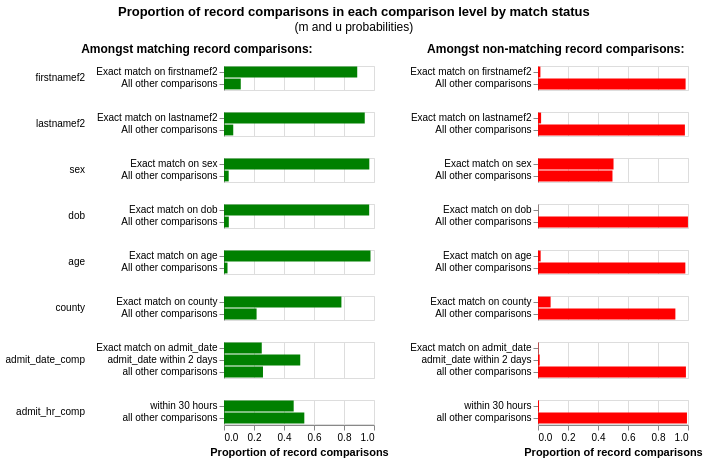

The notebook cell this image was saved under:
### Code cell
linker.visualisations.m_u_parameters_chart()

### Figure 1 — Vega-Lite specification as saved in the notebook (floating-point values rounded to 4 significant figures)
{"config": {"view": {"continuousWidth": 300, "continuousHeight": 300, "discreteHeight": 300, "discreteWidth": 400}, "header": {"title": null}, "title": {"anchor": "middle", "offset": 10}}, "hconcat": [{"mark": "bar", "encoding": {"color": {"value": "green"}, "row": {"field": "comparison_name", "header": {"labelAlign": "left", "labelAnchor": "middle", "labelAngle": 0}, "sort": {"field": "comparison_sort_order"}, "type": "nominal"}, "tooltip": [{"field": "comparison_name", "title": "Comparison name", "type": "nominal"}, {"field": "label_for_charts", "title": "Label", "type": "ordinal"}, {"field": "sql_condition", "title": "SQL condition", "type": "nominal"}, {"field": "m_probability", "format": ".10~g", "title": "M probability", "type": "quantitative"}, {"field": "u_probability", "format": ".10~g", "title": "U probability", "type": "quantitative"}, {"field": "bayes_factor", "format": ",.6f", "title": "Bayes factor = m/u", "type": "quantitative"}, {"field": "log2_bayes_factor", "format": ".4~g", "title": "Match weight = log2(m/u)", "type": "quantitative"}, {"field": "bayes_factor_description", "title": "Match weight description", "type": "nominal"}, {"field": "m_probability_description", "title": "m probability description", "type": "nominal"}, {"field": "u_probability_description", "title": "u probability description", "type": "nominal"}], "x": {"axis": {"title": "Proportion of record comparisons"}, "field": "m_probability", "type": "quantitative"}, "y": {"axis": {"title": null}, "field": "label_for_charts", "sort": {"field": "comparison_vector_value", "order": "descending"}, "type": "nominal"}}, "height": {"step": 12}, "resolve": {"scale": {"y": "independent"}}, "title": {"text": "Amongst matching record comparisons:", "fontSize": 12, "fontWeight": "bold"}, "transform": [{"filter": "(datum.bayes_factor != 'no-op filter due to vega lite issue 4680')"}], "width": 150}, {"mark": "bar", "encoding": {"color": {"value": "red"}, "row": {"field": "comparison_name", "header": {"labels": false}, "sort": {"field": "comparison_sort_order"}, "type": "nominal"}, "tooltip": [{"field": "comparison_name", "title": "Comparison name", "type": "nominal"}, {"field": "label_for_charts", "title": "Label", "type": "ordinal"}, {"field": "sql_condition", "title": "SQL condition", "type": "nominal"}, {"field": "m_probability", "format": ".10~g", "title": "M probability", "type": "quantitative"}, {"field": "u_probability", "format": ".10~g", "title": "U probability", "type": "quantitative"}, {"field": "bayes_factor", "format": ",.6f", "title": "Bayes factor = m/u", "type": "quantitative"}, {"field": "log2_bayes_factor", "format": ".4~g", "title": "Match weight = log2(m/u)", "type": "quantitative"}, {"field": "bayes_factor_description", "title": "Match weight description", "type": "nominal"}, {"field": "m_probability_description", "title": "m probability description", "type": "nominal"}, {"field": "u_probability_description", "title": "u probability description", "type": "nominal"}], "x": {"axis": {"title": "Proportion of record comparisons"}, "field": "u_probability", "type": "quantitative"}, "y": {"axis": {"title": null}, "field": "label_for_charts", "sort": {"field": "comparison_vector_value", "order": "descending"}, "type": "nominal"}}, "height": {"step": 12}, "resolve": {"scale": {"y": "independent"}}, "title": {"text": "Amongst non-matching record comparisons:", "fontSize": 12, "fontWeight": "bold"}, "transform": [{"filter": "(datum.bayes_factor != 'no-op filter2 due to vega lite issue 4680')"}], "width": 150}], "data": {"name": "data-0f57c2a99475a81bbe3536251385e614"}, "title": {"text": "Proportion of record comparisons in each comparison level by match status", "subtitle": "(m and u probabilities)"}, "$schema": "https://vega.github.io/schema/vega-lite/v5.9.3.json", "datasets": {"data-0f57c2a99475a81bbe3536251385e614": [{"comparison_name": "firstnamef2", "sql_condition": "\"firstnamef2_l\" = \"firstnamef2_r\"", "label_for_charts": "Exact match on firstnamef2", "m_probability": 0.8882, "u_probability": 0.01601, "m_probability_description": "Amongst matching record comparisons, 88.82% of records (i.e. one in 1.126) are in the exact match on firstnamef2 comparison level", "u_probability_description": "Amongst non-matching record comparisons, 1.601% of records (i.e. one in 62.45) are in the exact match on firstnamef2 comparison level", "has_tf_adjustments": false, "tf_adjustment_column": null, "tf_adjustment_weight": 1.0, "is_null_level": false, "bayes_factor": 55.46, "log2_bayes_factor": 5.794, "comparison_vector_value": 1, "max_comparison_vector_value": 1, "bayes_factor_description": "If comparison level is `exact match on firstnamef2` then comparison is 55.46 times more likely to be a match", "probability_two_random_records_match": 0.0008712, "comparison_sort_order": 0}, {"comparison_name": "firstnamef2", "sql_condition": "ELSE", "label_for_charts": "All other comparisons", "m_probability": 0.1118, "u_probability": 0.984, "m_probability_description": "Amongst matching record comparisons, 11.18% of records (i.e. one in 8.945) are in the all other comparisons comparison level", "u_probability_description": "Amongst non-matching record comparisons, 98.4% of records (i.e. one in 1.016) are in the all other comparisons comparison level", "has_tf_adjustments": false, "tf_adjustment_column": null, "tf_adjustment_weight": 1.0, "is_null_level": false, "bayes_factor": 0.1136, "log2_bayes_factor": -3.138, "comparison_vector_value": 0, "max_comparison_vector_value": 1, "bayes_factor_description": "If comparison level is `all other comparisons` then comparison is 8.802 times less likely to be a match", "probability_two_random_records_match": 0.0008712, "comparison_sort_order": 0}, {"comparison_name": "lastnamef2", "sql_condition": "\"lastnamef2_l\" = \"lastnamef2_r\"", "label_for_charts": "Exact match on lastnamef2", "m_probability": 0.9383, "u_probability": 0.0207, "m_probability_description": "Amongst matching record comparisons, 93.83% of records (i.e. one in 1.066) are in the exact match on lastnamef2 comparison level", "u_probability_description": "Amongst non-matching record comparisons, 2.07% of records (i.e. one in 48.32) are in the exact match on lastnamef2 comparison level", "has_tf_adjustments": false, "tf_adjustment_column": null, "tf_adjustment_weight": 1.0, "is_null_level": false, "bayes_factor": 45.34, "log2_bayes_factor": 5.503, "comparison_vector_value": 1, "max_comparison_vector_value": 1, "bayes_factor_description": "If comparison level is `exact match on lastnamef2` then comparison is 45.34 times more likely to be a match", "probability_two_random_records_match": 0.0008712, "comparison_sort_order": 1}, {"comparison_name": "lastnamef2", "sql_condition": "ELSE", "label_for_charts": "All other comparisons", "m_probability": 0.06166, "u_probability": 0.9793, "m_probability_description": "Amongst matching record comparisons, 6.166% of records (i.e. one in 16.22) are in the all other comparisons comparison level", "u_probability_description": "Amongst non-matching record comparisons, 97.93% of records (i.e. one in 1.021) are in the all other comparisons comparison level", "has_tf_adjustments": false, "tf_adjustment_column": null, "tf_adjustment_weight": 1.0, "is_null_level": false, "bayes_factor": 0.06297, "log2_bayes_factor": -3.989, "comparison_vector_value": 0, "max_comparison_vector_value": 1, "bayes_factor_description": "If comparison level is `all other comparisons` then comparison is 15.88 times less likely to be a match", "probability_two_random_records_match": 0.0008712, "comparison_sort_order": 1}, {"comparison_name": "sex", "sql_condition": "\"sex_l\" = \"sex_r\"", "label_for_charts": "Exact match on sex", "m_probability": 0.9687, "u_probability": 0.5035, "m_probability_description": "Amongst matching record comparisons, 96.87% of records (i.e. one in 1.032) are in the exact match on sex comparison level", "u_probability_description": "Amongst non-matching record comparisons, 50.35% of records (i.e. one in 1.986) are in the exact match on sex comparison level", "has_tf_adjustments": false, "tf_adjustment_column": null, "tf_adjustment_weight": 1.0, "is_null_level": false, "bayes_factor": 1.924, "log2_bayes_factor": 0.9441, "comparison_vector_value": 1, "max_comparison_vector_value": 1, "bayes_factor_description": "If comparison level is `exact match on sex` then comparison is 1.924 times more likely to be a match", "probability_two_random_records_match": 0.0008712, "comparison_sort_order": 2}, {"comparison_name": "sex", "sql_condition": "ELSE", "label_for_charts": "All other comparisons", "m_probability": 0.03127, "u_probability": 0.4965, "m_probability_description": "Amongst matching record comparisons, 3.127% of records (i.e. one in 31.98) are in the all other comparisons comparison level", "u_probability_description": "Amongst non-matching record comparisons, 49.65% of records (i.e. one in 2.014) are in the all other comparisons comparison level", "has_tf_adjustments": false, "tf_adjustment_column": null, "tf_adjustment_weight": 1.0, "is_null_level": false, "bayes_factor": 0.06298, "log2_bayes_factor": -3.989, "comparison_vector_value": 0, "max_comparison_vector_value": 1, "bayes_factor_description": "If comparison level is `all other comparisons` then comparison is 15.88 times less likely to be a match", "probability_two_random_records_match": 0.0008712, "comparison_sort_order": 2}, {"comparison_name": "dob", "sql_condition": "\"dob_l\" = \"dob_r\"", "label_for_charts": "Exact match on dob", "m_probability": 0.9679, "u_probability": 0.0004052, "m_probability_description": "Amongst matching record comparisons, 96.79% of records (i.e. one in 1.033) are in the exact match on dob comparison level", "u_probability_description": "Amongst non-matching record comparisons, 0.04052% of records (i.e. one in 2,468) are in the exact match on dob comparison level", "has_tf_adjustments": false, "tf_adjustment_column": null, "tf_adjustment_weight": 1.0, "is_null_level": false, "bayes_factor": 2389.0, "log2_bayes_factor": 11.22, "comparison_vector_value": 1, "max_comparison_vector_value": 1, "bayes_factor_description": "If comparison level is `exact match on dob` then comparison is 2,389 times more likely to be a match", "probability_two_random_records_match": 0.0008712, "comparison_sort_order": 3}, {"comparison_name": "dob", "sql_condition": "ELSE", "label_for_charts": "All other comparisons", "m_probability": 0.03208, "u_probability": 0.9996, "m_probability_description": "Amongst matching record comparisons, 3.208% of records (i.e. one in 31.18) are in the all other comparisons comparison level", "u_probability_description": "Amongst non-matching record comparisons, 99.96% of records (i.e. one in 1) are in the all other comparisons comparison level", "has_tf_adjustments": false, "tf_adjustment_column": null, "tf_adjustment_weight": 1.0, "is_null_level": false, "bayes_factor": 0.03209, "log2_bayes_factor": -4.962, "comparison_vector_value": 0, "max_comparison_vector_value": 1, "bayes_factor_description": "If comparison level is `all other comparisons` then comparison is 31.16 times less likely to be a match", "probability_two_random_records_match": 0.0008712, "comparison_sort_order": 3}, {"comparison_name": "age", "sql_condition": "\"age_l\" = \"age_r\"", "label_for_charts": "Exact match on age", "m_probability": 0.9766, "u_probability": 0.01771, "m_probability_description": "Amongst matching record comparisons, 97.66% of records (i.e. one in 1.024) are in the exact match on age comparison level", "u_probability_description": "Amongst non-matching record comparisons, 1.771% of records (i.e. one in 56.45) are in the exact match on age comparison level", "has_tf_adjustments": false, "tf_adjustment_column": null, "tf_adjustment_weight": 1.0, "is_null_level": false, "bayes_factor": 55.13, "log2_bayes_factor": 5.785, "comparison_vector_value": 1, "max_comparison_vector_value": 1, "bayes_factor_description": "If comparison level is `exact match on age` then comparison is 55.13 times more likely to be a match", "probability_two_random_records_match": 0.0008712, "comparison_sort_order": 4}, {"comparison_name": "age", "sql_condition": "ELSE", "label_for_charts": "All other comparisons", "m_probability": 0.02335, "u_probability": 0.9823, "m_probability_description": "Amongst matching record comparisons, 2.335% of records (i.e. one in 42.82) are in the all other comparisons comparison level", "u_probability_description": "Amongst non-matching record comparisons, 98.23% of records (i.e. one in 1.018) are in the all other comparisons comparison level", "has_tf_adjustments": false, "tf_adjustment_column": null, "tf_adjustment_weight": 1.0, "is_null_level": false, "bayes_factor": 0.02378, "log2_bayes_factor": -5.394, "comparison_vector_value": 0, "max_comparison_vector_value": 1, "bayes_factor_description": "If comparison level is `all other comparisons` then comparison is 42.06 times less likely to be a match", "probability_two_random_records_match": 0.0008712, "comparison_sort_order": 4}, {"comparison_name": "county", "sql_condition": "\"county_l\" = \"county_r\"", "label_for_charts": "Exact match on county", "m_probability": 0.7827, "u_probability": 0.08413, "m_probability_description": "Amongst matching record comparisons, 78.27% of records (i.e. one in 1.278) are in the exact match on county comparison level", "u_probability_description": "Amongst non-matching record comparisons, 8.413% of records (i.e. one in 11.89) are in the exact match on county comparison level", "has_tf_adjustments": false, "tf_adjustment_column": null, "tf_adjustment_weight": 1.0, "is_null_level": false, "bayes_factor": 9.304, "log2_bayes_factor": 3.218, "comparison_vector_value": 1, "max_comparison_vector_value": 1, "bayes_factor_description": "If comparison level is `exact match on county` then comparison is 9.304 times more likely to be a match", "probability_two_random_records_match": 0.0008712, "comparison_sort_order": 5}, {"comparison_name": "county", "sql_condition": "ELSE", "label_for_charts": "All other comparisons", "m_probability": 0.2173, "u_probability": 0.9159, "m_probability_description": "Amongst matching record comparisons, 21.73% of records (i.e. one in 4.602) are in the all other comparisons comparison level", "u_probability_description": "Amongst non-matching record comparisons, 91.59% of records (i.e. one in 1.092) are in the all other comparisons comparison level", "has_tf_adjustments": false, "tf_adjustment_column": null, "tf_adjustment_weight": 1.0, "is_null_level": false, "bayes_factor": 0.2372, "log2_bayes_factor": -2.076, "comparison_vector_value": 0, "max_comparison_vector_value": 1, "bayes_factor_description": "If comparison level is `all other comparisons` then comparison is 4.215 times less likely to be a match", "probability_two_random_records_match": 0.0008712, "comparison_sort_order": 5}, {"comparison_name": "admit_date_comp", "sql_condition": "admit_date_l IS NOT NULL AND admit_date_r IS NOT NULL AND CAST(admit_date_l AS DATE) = CAST(admit_date_r AS DATE)", "label_for_charts": "Exact match on admit_date", "m_probability": 0.2517, "u_probability": 0.002705, "m_probability_description": "Amongst matching record comparisons, 25.17% of records (i.e. one in 3.973) are in the exact match on admit_date comparison level", "u_probability_description": "Amongst non-matching record comparisons, 0.2705% of records (i.e. one in 370) are in the exact match on admit_date comparison level", "has_tf_adjustments": false, "tf_adjustment_column": null, "tf_adjustment_weight": 1.0, "is_null_level": false, "bayes_factor": 93.06, "log2_bayes_factor": 6.54, "comparison_vector_value": 2, "max_comparison_vector_value": 2, "bayes_factor_description": "If comparison level is `exact match on admit_date` then comparison is 93.06 times more likely to be a match", "probability_two_random_records_match": 0.0008712, "comparison_sort_order": 6}, {"comparison_name": "admit_date_comp", "sql_condition": "ABS(DATE_DIFF('day', CAST(admit_date_r AS DATE), CAST(admit_date_l AS DATE))) <= 2", "label_for_charts": "admit_date within 2 days", "m_probability": 0.5083, "u_probability": 0.01113, "m_probability_description": "Amongst matching record comparisons, 50.83% of records (i.e. one in 1.967) are in the admit_date within 2 days comparison level", "u_probability_description": "Amongst non-matching record comparisons, 1.113% of records (i.e. one in 89.86) are in the admit_date within 2 days comparison level", "has_tf_adjustments": false, "tf_adjustment_column": null, "tf_adjustment_weight": 1.0, "is_null_level": false, "bayes_factor": 45.67, "log2_bayes_factor": 5.513, "comparison_vector_value": 1, "max_comparison_vector_value": 2, "bayes_factor_description": "If comparison level is `admit_date within 2 days` then comparison is 45.67 times more likely to be a match", "probability_two_random_records_match": 0.0008712, "comparison_sort_order": 6}, {"comparison_name": "admit_date_comp", "sql_condition": "TRUE", "label_for_charts": "all other comparisons", "m_probability": 0.2599, "u_probability": 0.9862, "m_probability_description": "Amongst matching record comparisons, 25.99% of records (i.e. one in 3.848) are in the all other comparisons comparison level", "u_probability_description": "Amongst non-matching record comparisons, 98.62% of records (i.e. one in 1.014) are in the all other comparisons comparison level", "has_tf_adjustments": false, "tf_adjustment_column": null, "tf_adjustment_weight": 1.0, "is_null_level": false, "bayes_factor": 0.2635, "log2_bayes_factor": -1.924, "comparison_vector_value": 0, "max_comparison_vector_value": 2, "bayes_factor_description": "If comparison level is `all other comparisons` then comparison is 3.794 times less likely to be a match", "probability_two_random_records_match": 0.0008712, "comparison_sort_order": 6}, {"comparison_name": "admit_hr_comp", "sql_condition": "\n                ABS(\n                    ((CAST(admit_date_r AS DATE) - CAST(admit_date_l AS DATE)) * 24)\n                    + (CAST(admit_hr_r AS FLOAT) - CAST(admit_hr_l AS FLOAT))\n                ) <= 30\n            ", "label_for_charts": "within 30 hours", "m_probability": 0.4645, "u_probability": 0.006941, "m_probability_description": "Amongst matching record comparisons, 46.45% of records (i.e. one in 2.153) are in the within 30 hours comparison level", "u_probability_description": "Amongst non-matching record comparisons, 0.6941% of records (i.e. one in 144) are in the within 30 hours comparison level", "has_tf_adjustments": false, "tf_adjustment_column": null, "tf_adjustment_weight": 1.0, "is_null_level": false, "bayes_factor": 66.93, "log2_bayes_factor": 6.065, "comparison_vector_value": 1, "max_comparison_vector_value": 1, "bayes_factor_description": "If comparison level is `within 30 hours` then comparison is 66.93 times more likely to be a match", "probability_two_random_records_match": 0.0008712, "comparison_sort_order": 7}, {"comparison_name": "admit_hr_comp", "sql_condition": "TRUE", "label_for_charts": "all other comparisons", "m_probability": 0.5355, "u_probability": 0.9931, "m_probability_description": "Amongst matching record comparisons, 53.55% of records (i.e. one in 1.868) are in the all other comparisons comparison level", "u_probability_description": "Amongst non-matching record comparisons, 99.31% of records (i.e. one in 1.007) are in the all other comparisons comparison level", "has_tf_adjustments": false, "tf_adjustment_column": null, "tf_adjustment_weight": 1.0, "is_null_level": false, "bayes_factor": 0.5392, "log2_bayes_factor": -0.8911, "comparison_vector_value": 0, "max_comparison_vector_value": 1, "bayes_factor_description": "If comparison level is `all other comparisons` then comparison is 1.855 times less likely to be a match", "probability_two_random_records_match": 0.0008712, "comparison_sort_order": 7}]}}
